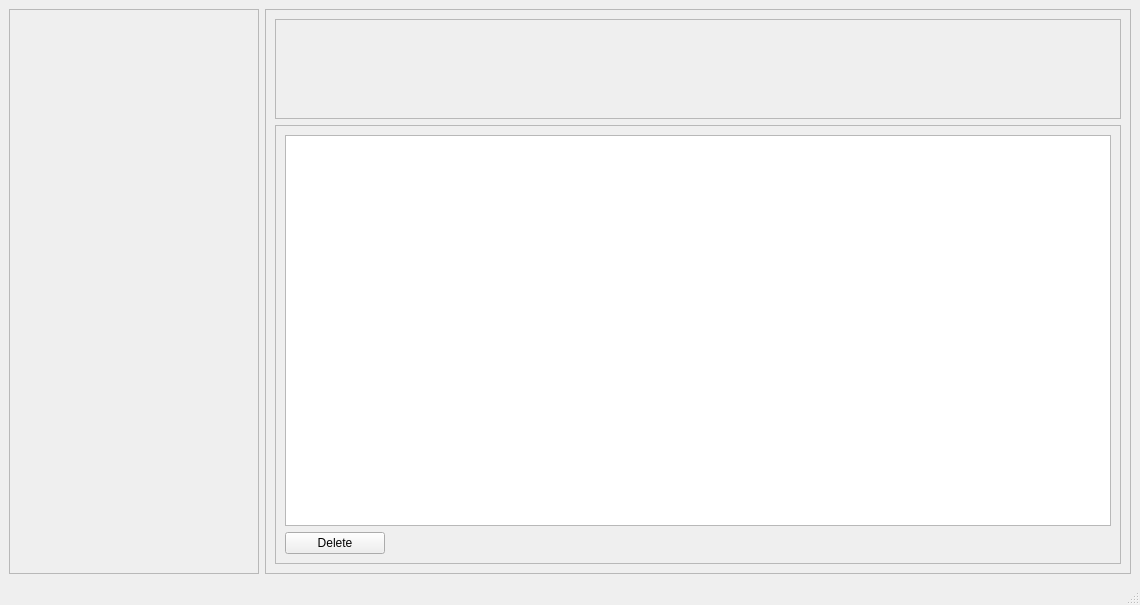
<?xml version="1.0" encoding="UTF-8"?>
<ui version="4.0">
 <class>myAlerts</class>
 <widget class="QMainWindow" name="myAlerts">
  <property name="geometry">
   <rect>
    <x>0</x>
    <y>0</y>
    <width>1140</width>
    <height>605</height>
   </rect>
  </property>
  <property name="windowTitle">
   <string>MainWindow</string>
  </property>
  <widget class="QWidget" name="centralwidget">
   <layout class="QHBoxLayout" name="horizontalLayout">
    <item>
     <widget class="QFrame" name="frame">
      <property name="minimumSize">
       <size>
        <width>250</width>
        <height>0</height>
       </size>
      </property>
      <property name="maximumSize">
       <size>
        <width>250</width>
        <height>16777215</height>
       </size>
      </property>
      <property name="frameShape">
       <enum>QFrame::StyledPanel</enum>
      </property>
      <property name="frameShadow">
       <enum>QFrame::Raised</enum>
      </property>
     </widget>
    </item>
    <item>
     <widget class="QFrame" name="frame_2">
      <property name="frameShape">
       <enum>QFrame::StyledPanel</enum>
      </property>
      <property name="frameShadow">
       <enum>QFrame::Raised</enum>
      </property>
      <layout class="QVBoxLayout" name="verticalLayout">
       <item>
        <widget class="QFrame" name="frame_3">
         <property name="minimumSize">
          <size>
           <width>0</width>
           <height>100</height>
          </size>
         </property>
         <property name="maximumSize">
          <size>
           <width>16777215</width>
           <height>100</height>
          </size>
         </property>
         <property name="frameShape">
          <enum>QFrame::StyledPanel</enum>
         </property>
         <property name="frameShadow">
          <enum>QFrame::Raised</enum>
         </property>
        </widget>
       </item>
       <item>
        <widget class="QFrame" name="frame_4">
         <property name="frameShape">
          <enum>QFrame::StyledPanel</enum>
         </property>
         <property name="frameShadow">
          <enum>QFrame::Raised</enum>
         </property>
         <layout class="QVBoxLayout" name="verticalLayout_2">
          <item>
           <widget class="QListView" name="lsvMyAlerts">
            <property name="font">
             <font>
              <pointsize>14</pointsize>
              <bold>true</bold>
             </font>
            </property>
            <property name="isWrapping" stdset="0">
             <bool>false</bool>
            </property>
            <property name="wordWrap">
             <bool>true</bool>
            </property>
           </widget>
          </item>
          <item>
           <widget class="QPushButton" name="btnDelete">
            <property name="maximumSize">
             <size>
              <width>100</width>
              <height>16777215</height>
             </size>
            </property>
            <property name="text">
             <string>Delete</string>
            </property>
           </widget>
          </item>
         </layout>
        </widget>
       </item>
      </layout>
     </widget>
    </item>
   </layout>
  </widget>
  <widget class="QMenuBar" name="menubar">
   <property name="geometry">
    <rect>
     <x>0</x>
     <y>0</y>
     <width>1140</width>
     <height>25</height>
    </rect>
   </property>
  </widget>
  <widget class="QStatusBar" name="statusbar"/>
 </widget>
 <resources/>
 <connections/>
</ui>
